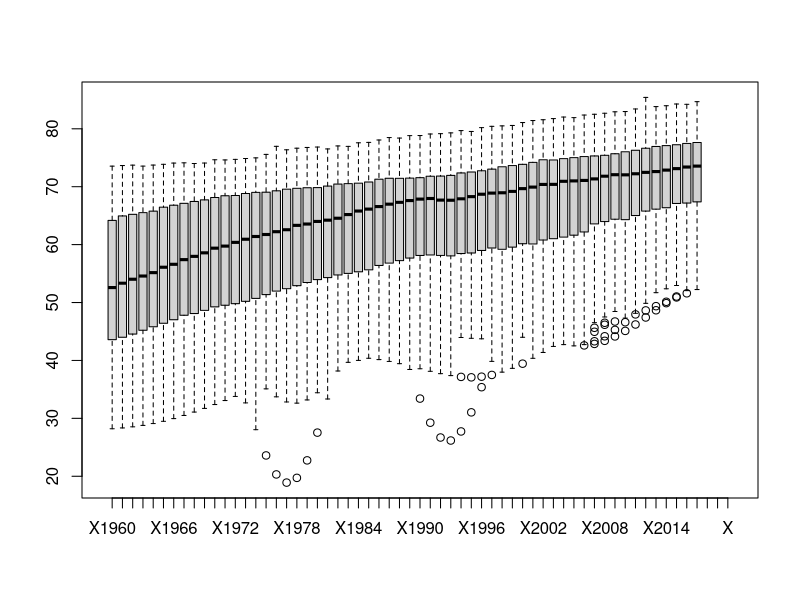
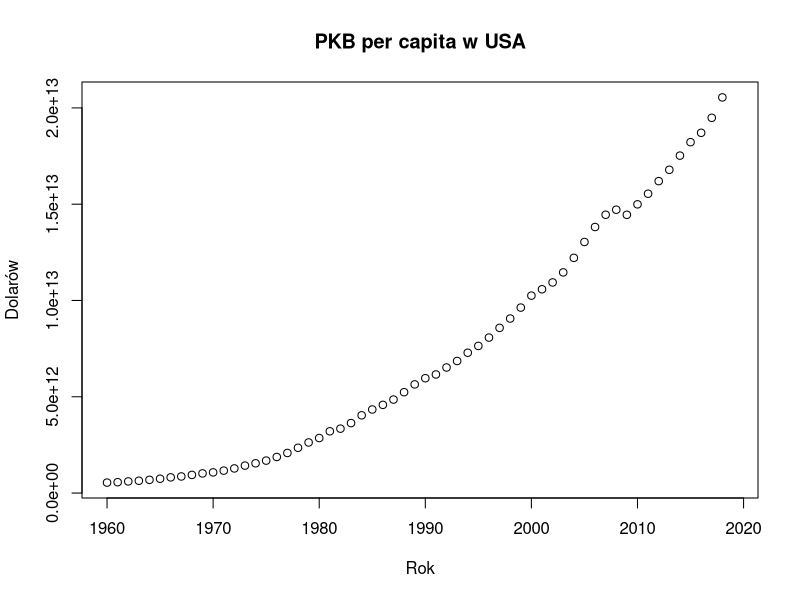
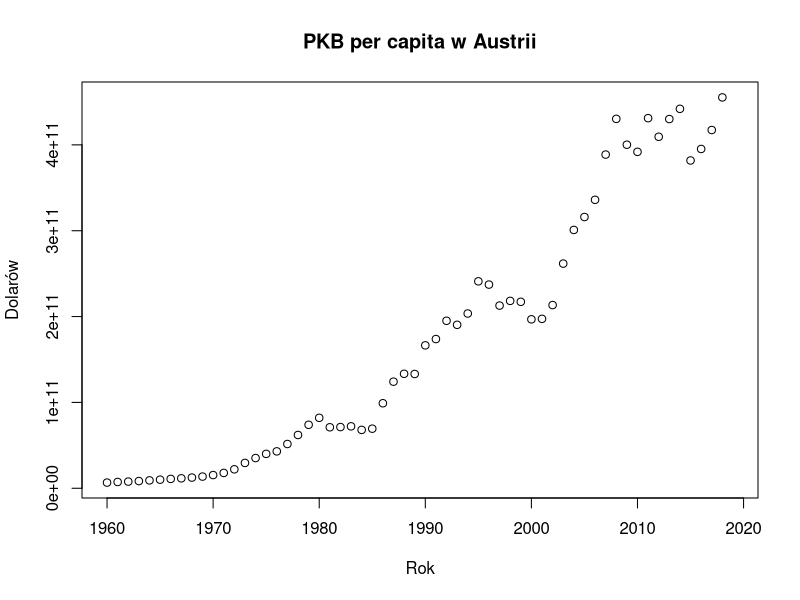
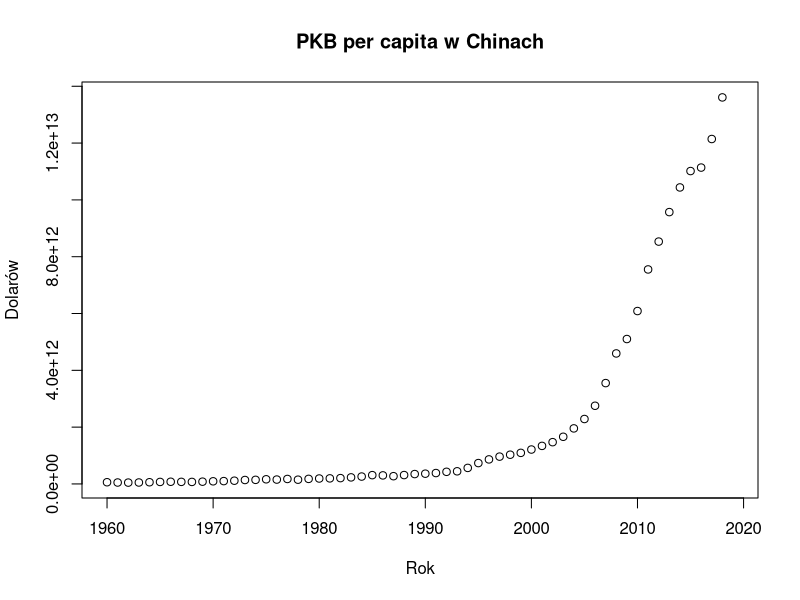
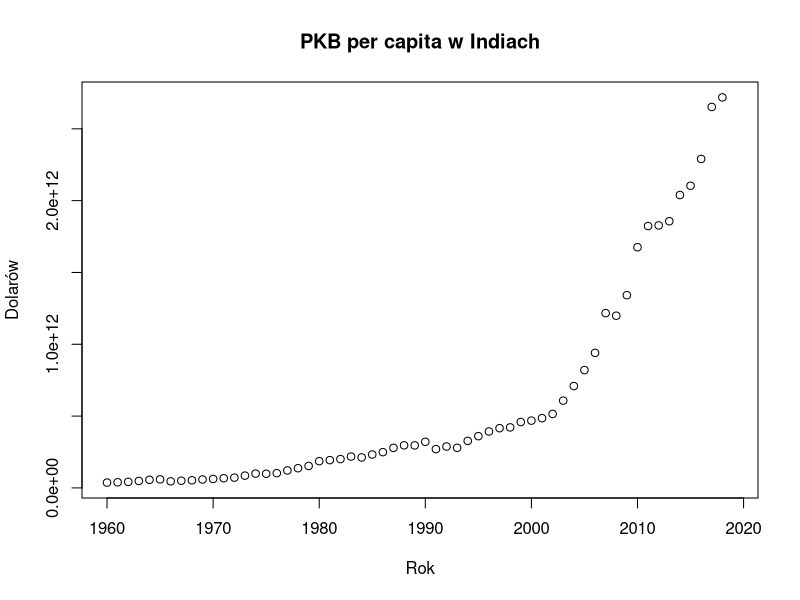
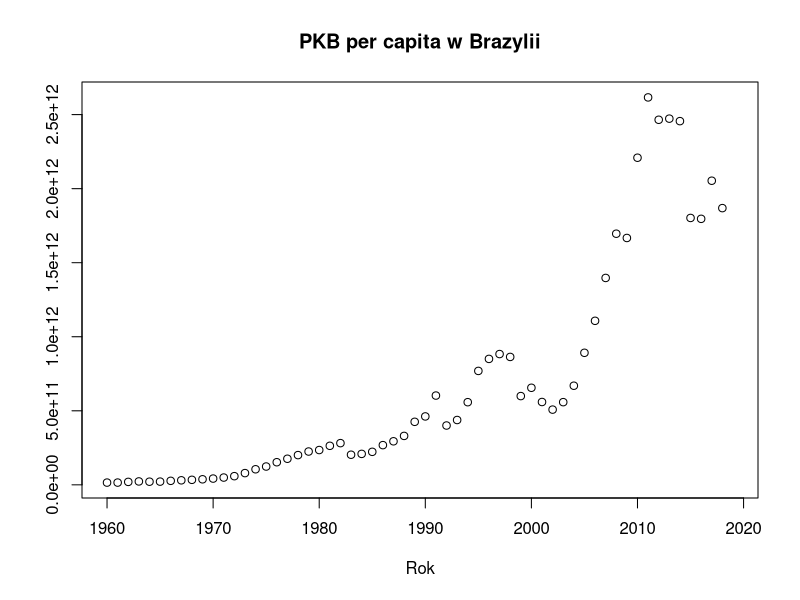
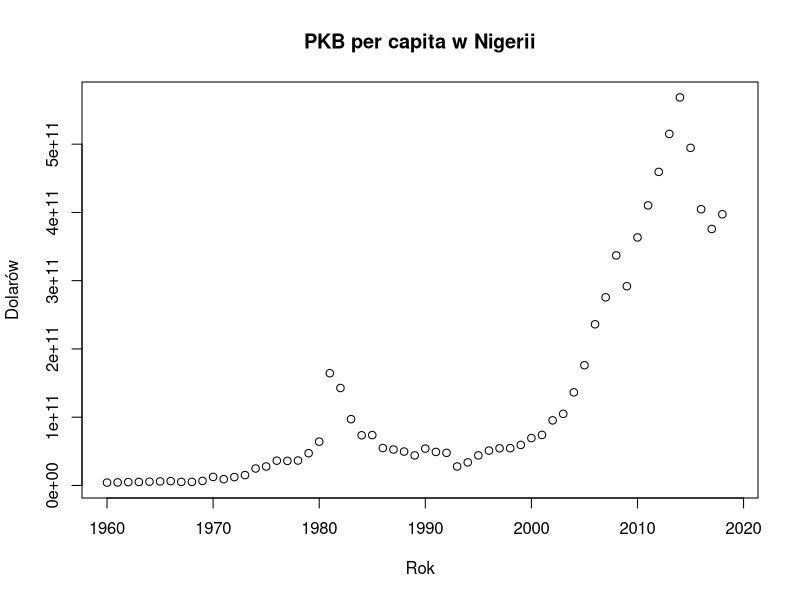
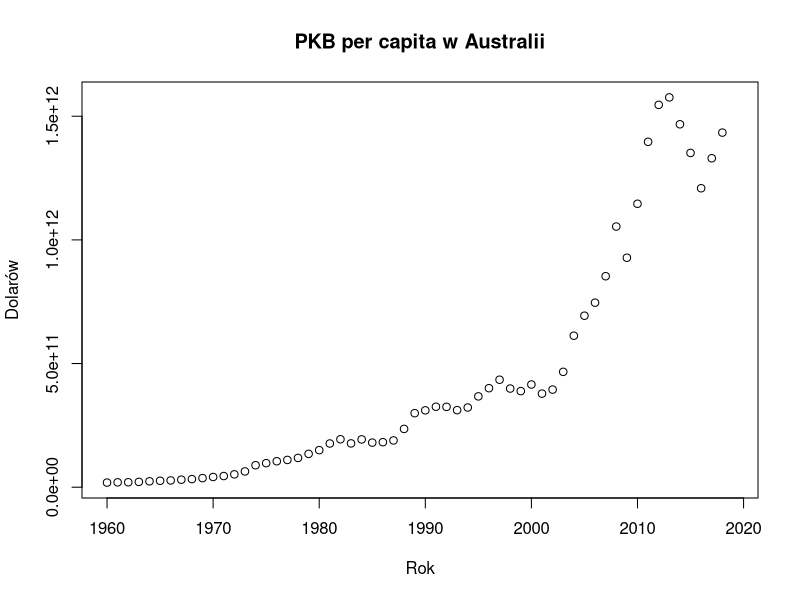

These figures' R source, in order:
## ---- chunk 1
# Loading data
LE <- read.csv("LE.csv")
GDP <- read.csv("GDP.csv")
Countries <- c('USA', 'DEU', 'CHN', 'IND', 'BRA', 'NGA', 'AUS')

le <- function(country_code) {
  rok <- 1960:2019
  le <- as.numeric(LE[LE$Country.Code == country_code,][-c(1:4)][1:60])
  data.frame(rok, le)
}

gdp <- function(country_code) {
  rok <- 1960:2019
  gdp <- as.numeric(GDP[GDP$Country.Code == country_code,][-c(1:4)][1:60])
  data.frame(rok, gdp)
}

data <- function(country_code) {
  rok <- 1960:2019
  le <- as.numeric(LE[LE$Country.Code == country_code,][-c(1:4)][1:60])
  gdp <- as.numeric(GDP[GDP$Country.Code == country_code,][-c(1:4)][1:60])
  data.frame(rok, gdp, le)
}

## ---- chunk 2
boxplot(LE[ -c(1:4) ])
## ---- chunk 3
plot(gdp('USA'), main="PKB per capita w USA", xlab="Rok", ylab="Dolarów")
plot(gdp('AUT'), main="PKB per capita w Austrii", xlab="Rok", ylab="Dolarów")
plot(gdp('CHN'), main="PKB per capita w Chinach", xlab="Rok", ylab="Dolarów")
plot(gdp('IND'), main="PKB per capita w Indiach", xlab="Rok", ylab="Dolarów")
plot(gdp('BRA'), main="PKB per capita w Brazylii", xlab="Rok", ylab="")
plot(gdp('NGA'), main="PKB per capita w Nigerii", xlab="Rok", ylab="Dolarów")
plot(gdp('AUS'), main="PKB per capita w Australii", xlab="Rok", ylab="Dolarów")
## ---- chunk 4
plot(le('USA'), main="Oczekiwana długość życia w USA", xlab="Rok", ylab="Lata")

plot(le('AUT'), main="Oczekiwana długość życia w Austrii", xlab="Rok", ylab="Lata")

plot(le('CHN'), main="Oczekiwana długość życia w Chinach", xlab="Rok", ylab="Lata")

plot(le('IND'), main="Oczekiwana długość życia w Indiach", xlab="Rok", ylab="Lata")

plot(le('BRA'), main="Oczekiwana długość życia w Brazylii", xlab="Rok", ylab="Lata")

plot(le('NGA'), main="Oczekiwana długość życia w Nigerii", xlab="Rok", ylab="Lata")

plot(le('AUS'), main="Oczekiwana długość życia w Australii", xlab="Rok", ylab="Lata")
## ---- chunk 5
usa <- data('USA')
plot(usa$le~usa$gdp)
abline(lm ( usa$le ~ usa$gdp ))
